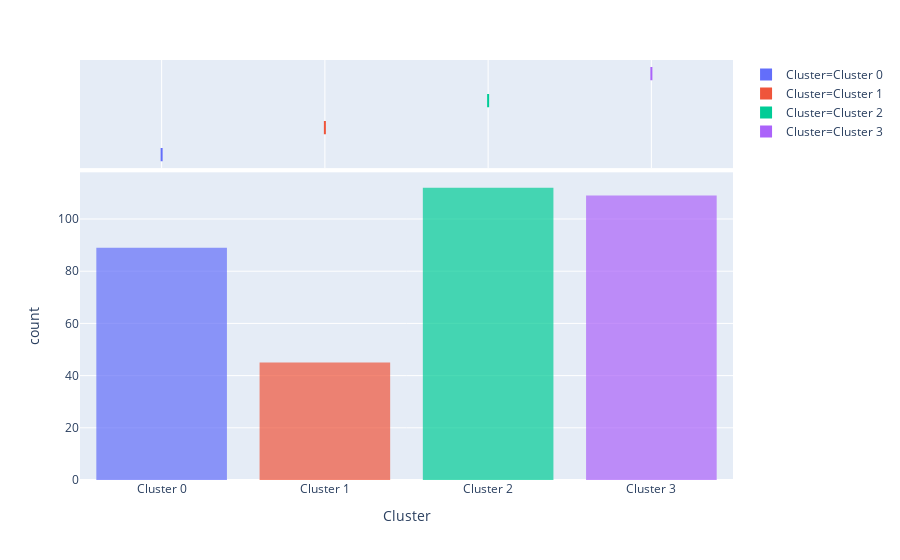

Notebook code for this chart:
### Code cell
plot_model(kmeans, plot = 'distribution')

### Figure 1 — Plotly figure (JSON) as saved in the notebook; plotly's stock layout.template omitted (floating-point values rounded to 4 significant figures; data arrays with more than 128 entries replaced by an {"elided": "..."} marker saying what was removed)
{"data": [{"alignmentgroup": "True", "bingroup": "x", "hoverlabel": {"namelength": 0}, "hovertemplate": "Cluster=%{x}<br>count=%{y}", "legendgroup": "Cluster=Cluster 0", "marker": {"color": "#636efa", "opacity": 0.7}, "name": "Cluster=Cluster 0", "offsetgroup": "Cluster=Cluster 0", "orientation": "v", "showlegend": true, "type": "histogram", "x": ["Cluster 0", "Cluster 0", "Cluster 0", "Cluster 0", "Cluster 0", "Cluster 0", "Cluster 0", "Cluster 0", "Cluster 0", "Cluster 0", "Cluster 0", "Cluster 0", "Cluster 0", "Cluster 0", "Cluster 0", "Cluster 0", "Cluster 0", "Cluster 0", "Cluster 0", "Cluster 0", "Cluster 0", "Cluster 0", "Cluster 0", "Cluster 0", "Cluster 0", "Cluster 0", "Cluster 0", "Cluster 0", "Cluster 0", "Cluster 0", "Cluster 0", "Cluster 0", "Cluster 0", "Cluster 0", "Cluster 0", "Cluster 0", "Cluster 0", "Cluster 0", "Cluster 0", "Cluster 0", "Cluster 0", "Cluster 0", "Cluster 0", "Cluster 0", "Cluster 0", "Cluster 0", "Cluster 0", "Cluster 0", "Cluster 0", "Cluster 0", "Cluster 0", "Cluster 0", "Cluster 0", "Cluster 0", "Cluster 0", "Cluster 0", "Cluster 0", "Cluster 0", "Cluster 0", "Cluster 0", "Cluster 0", "Cluster 0", "Cluster 0", "Cluster 0", "Cluster 0", "Cluster 0", "Cluster 0", "Cluster 0", "Cluster 0", "Cluster 0", "Cluster 0", "Cluster 0", "Cluster 0", "Cluster 0", "Cluster 0", "Cluster 0", "Cluster 0", "Cluster 0", "Cluster 0", "Cluster 0", "Cluster 0", "Cluster 0", "Cluster 0", "Cluster 0", "Cluster 0", "Cluster 0", "Cluster 0", "Cluster 0", "Cluster 0"], "xaxis": "x", "yaxis": "y"}, {"alignmentgroup": "True", "customdata": {"elided": "89x44 mixed values"}, "hoverlabel": {"namelength": 0}, "hovertemplate": "Cluster=%{customdata[43]}<br>malignant=%{customdata[0]}<br>bilateral=%{customdata[1]}<br>age=%{customdata[2]}<br>month=%{customdata[3]}<br>bmi=%{customdata[4]}<br>diabetes=%{customdata[5]}<br>hypertension=%{customdata[6]}<br>surgery=%{customdata[7]}<br>smoking=%{customdata[8]}<br>family=%{customdata[9]}<br>menarche=%{customdata[10]}<br>menopause=%{customdata[11]}<br>miscarriage=%{customdata[12]}<br>pregnancy=%{customdata[13]}<br>childbearing=%{customdata[14]}<br>nd_blood=%{customdata[15]}<br>nd_milk=%{customdata[16]}<br>nd_serous=%{customdata[17]}<br>nd_change=%{customdata[18]}<br>nd_number=%{customdata[19]}<br>nd_mass=%{customdata[20]}<br>nd_position=%{customdata[21]}<br>nd_distance=%{customdata[22]}<br>nd_shape=%{customdata[23]}<br>nd_surface=%{customdata[24]}<br>nd_dispersion=%{customdata[25]}<br>nd_quantity=%{customdata[26]}<br>nd_distribution=%{customdata[27]}<br>nd_retraction=%{customdata[28]}<br>nd_appearance=%{customdata[29]}<br>us_ductectasia=%{customdata[30]}<br>us_intramass=%{customdata[31]}<br>us_cysmass=%{customdata[32]}<br>us_mass=%{customdata[33]}<br>us_size=%{customdata[34]}<br>us_position=%{customdata[35]}<br>us_distance=%{customdata[36]}<br>us_shape=%{customdata[37]}<br>us_boundary=%{customdata[38]}<br>us_bloodflow=%{customdata[39]}<br>us_calcification=%{customdata[40]}<br>us_birads=%{customdata[41]}<br>xray=%{customdata[42]}", "legendgroup": "Cluster=Cluster 0", "marker": {"color": "#636efa"}, "name": "Cluster=Cluster 0", "notched": true, "offsetgroup": "Cluster=Cluster 0", "showlegend": false, "type": "box", "x": ["Cluster 0", "Cluster 0", "Cluster 0", "Cluster 0", "Cluster 0", "Cluster 0", "Cluster 0", "Cluster 0", "Cluster 0", "Cluster 0", "Cluster 0", "Cluster 0", "Cluster 0", "Cluster 0", "Cluster 0", "Cluster 0", "Cluster 0", "Cluster 0", "Cluster 0", "Cluster 0", "Cluster 0", "Cluster 0", "Cluster 0", "Cluster 0", "Cluster 0", "Cluster 0", "Cluster 0", "Cluster 0", "Cluster 0", "Cluster 0", "Cluster 0", "Cluster 0", "Cluster 0", "Cluster 0", "Cluster 0", "Cluster 0", "Cluster 0", "Cluster 0", "Cluster 0", "Cluster 0", "Cluster 0", "Cluster 0", "Cluster 0", "Cluster 0", "Cluster 0", "Cluster 0", "Cluster 0", "Cluster 0", "Cluster 0", "Cluster 0", "Cluster 0", "Cluster 0", "Cluster 0", "Cluster 0", "Cluster 0", "Cluster 0", "Cluster 0", "Cluster 0", "Cluster 0", "Cluster 0", "Cluster 0", "Cluster 0", "Cluster 0", "Cluster 0", "Cluster 0", "Cluster 0", "Cluster 0", "Cluster 0", "Cluster 0", "Cluster 0", "Cluster 0", "Cluster 0", "Cluster 0", "Cluster 0", "Cluster 0", "Cluster 0", "Cluster 0", "Cluster 0", "Cluster 0", "Cluster 0", "Cluster 0", "Cluster 0", "Cluster 0", "Cluster 0", "Cluster 0", "Cluster 0", "Cluster 0", "Cluster 0", "Cluster 0"], "xaxis": "x2", "yaxis": "y2"}, {"alignmentgroup": "True", "bingroup": "x", "hoverlabel": {"namelength": 0}, "hovertemplate": "Cluster=%{x}<br>count=%{y}", "legendgroup": "Cluster=Cluster 1", "marker": {"color": "#EF553B", "opacity": 0.7}, "name": "Cluster=Cluster 1", "offsetgroup": "Cluster=Cluster 1", "orientation": "v", "showlegend": true, "type": "histogram", "x": ["Cluster 1", "Cluster 1", "Cluster 1", "Cluster 1", "Cluster 1", "Cluster 1", "Cluster 1", "Cluster 1", "Cluster 1", "Cluster 1", "Cluster 1", "Cluster 1", "Cluster 1", "Cluster 1", "Cluster 1", "Cluster 1", "Cluster 1", "Cluster 1", "Cluster 1", "Cluster 1", "Cluster 1", "Cluster 1", "Cluster 1", "Cluster 1", "Cluster 1", "Cluster 1", "Cluster 1", "Cluster 1", "Cluster 1", "Cluster 1", "Cluster 1", "Cluster 1", "Cluster 1", "Cluster 1", "Cluster 1", "Cluster 1", "Cluster 1", "Cluster 1", "Cluster 1", "Cluster 1", "Cluster 1", "Cluster 1", "Cluster 1", "Cluster 1", "Cluster 1"], "xaxis": "x", "yaxis": "y"}, {"alignmentgroup": "True", "customdata": {"elided": "45x44 mixed values"}, "hoverlabel": {"namelength": 0}, "hovertemplate": "Cluster=%{customdata[43]}<br>malignant=%{customdata[0]}<br>bilateral=%{customdata[1]}<br>age=%{customdata[2]}<br>month=%{customdata[3]}<br>bmi=%{customdata[4]}<br>diabetes=%{customdata[5]}<br>hypertension=%{customdata[6]}<br>surgery=%{customdata[7]}<br>smoking=%{customdata[8]}<br>family=%{customdata[9]}<br>menarche=%{customdata[10]}<br>menopause=%{customdata[11]}<br>miscarriage=%{customdata[12]}<br>pregnancy=%{customdata[13]}<br>childbearing=%{customdata[14]}<br>nd_blood=%{customdata[15]}<br>nd_milk=%{customdata[16]}<br>nd_serous=%{customdata[17]}<br>nd_change=%{customdata[18]}<br>nd_number=%{customdata[19]}<br>nd_mass=%{customdata[20]}<br>nd_position=%{customdata[21]}<br>nd_distance=%{customdata[22]}<br>nd_shape=%{customdata[23]}<br>nd_surface=%{customdata[24]}<br>nd_dispersion=%{customdata[25]}<br>nd_quantity=%{customdata[26]}<br>nd_distribution=%{customdata[27]}<br>nd_retraction=%{customdata[28]}<br>nd_appearance=%{customdata[29]}<br>us_ductectasia=%{customdata[30]}<br>us_intramass=%{customdata[31]}<br>us_cysmass=%{customdata[32]}<br>us_mass=%{customdata[33]}<br>us_size=%{customdata[34]}<br>us_position=%{customdata[35]}<br>us_distance=%{customdata[36]}<br>us_shape=%{customdata[37]}<br>us_boundary=%{customdata[38]}<br>us_bloodflow=%{customdata[39]}<br>us_calcification=%{customdata[40]}<br>us_birads=%{customdata[41]}<br>xray=%{customdata[42]}", "legendgroup": "Cluster=Cluster 1", "marker": {"color": "#EF553B"}, "name": "Cluster=Cluster 1", "notched": true, "offsetgroup": "Cluster=Cluster 1", "showlegend": false, "type": "box", "x": ["Cluster 1", "Cluster 1", "Cluster 1", "Cluster 1", "Cluster 1", "Cluster 1", "Cluster 1", "Cluster 1", "Cluster 1", "Cluster 1", "Cluster 1", "Cluster 1", "Cluster 1", "Cluster 1", "Cluster 1", "Cluster 1", "Cluster 1", "Cluster 1", "Cluster 1", "Cluster 1", "Cluster 1", "Cluster 1", "Cluster 1", "Cluster 1", "Cluster 1", "Cluster 1", "Cluster 1", "Cluster 1", "Cluster 1", "Cluster 1", "Cluster 1", "Cluster 1", "Cluster 1", "Cluster 1", "Cluster 1", "Cluster 1", "Cluster 1", "Cluster 1", "Cluster 1", "Cluster 1", "Cluster 1", "Cluster 1", "Cluster 1", "Cluster 1", "Cluster 1"], "xaxis": "x2", "yaxis": "y2"}, {"alignmentgroup": "True", "bingroup": "x", "hoverlabel": {"namelength": 0}, "hovertemplate": "Cluster=%{x}<br>count=%{y}", "legendgroup": "Cluster=Cluster 2", "marker": {"color": "#00cc96", "opacity": 0.7}, "name": "Cluster=Cluster 2", "offsetgroup": "Cluster=Cluster 2", "orientation": "v", "showlegend": true, "type": "histogram", "x": ["Cluster 2", "Cluster 2", "Cluster 2", "Cluster 2", "Cluster 2", "Cluster 2", "Cluster 2", "Cluster 2", "Cluster 2", "Cluster 2", "Cluster 2", "Cluster 2", "Cluster 2", "Cluster 2", "Cluster 2", "Cluster 2", "Cluster 2", "Cluster 2", "Cluster 2", "Cluster 2", "Cluster 2", "Cluster 2", "Cluster 2", "Cluster 2", "Cluster 2", "Cluster 2", "Cluster 2", "Cluster 2", "Cluster 2", "Cluster 2", "Cluster 2", "Cluster 2", "Cluster 2", "Cluster 2", "Cluster 2", "Cluster 2", "Cluster 2", "Cluster 2", "Cluster 2", "Cluster 2", "Cluster 2", "Cluster 2", "Cluster 2", "Cluster 2", "Cluster 2", "Cluster 2", "Cluster 2", "Cluster 2", "Cluster 2", "Cluster 2", "Cluster 2", "Cluster 2", "Cluster 2", "Cluster 2", "Cluster 2", "Cluster 2", "Cluster 2", "Cluster 2", "Cluster 2", "Cluster 2", "Cluster 2", "Cluster 2", "Cluster 2", "Cluster 2", "Cluster 2", "Cluster 2", "Cluster 2", "Cluster 2", "Cluster 2", "Cluster 2", "Cluster 2", "Cluster 2", "Cluster 2", "Cluster 2", "Cluster 2", "Cluster 2", "Cluster 2", "Cluster 2", "Cluster 2", "Cluster 2", "Cluster 2", "Cluster 2", "Cluster 2", "Cluster 2", "Cluster 2", "Cluster 2", "Cluster 2", "Cluster 2", "Cluster 2", "Cluster 2", "Cluster 2", "Cluster 2", "Cluster 2", "Cluster 2", "Cluster 2", "Cluster 2", "Cluster 2", "Cluster 2", "Cluster 2", "Cluster 2", "Cluster 2", "Cluster 2", "Cluster 2", "Cluster 2", "Cluster 2", "Cluster 2", "Cluster 2", "Cluster 2", "Cluster 2", "Cluster 2", "Cluster 2", "Cluster 2"], "xaxis": "x", "yaxis": "y"}, {"alignmentgroup": "True", "customdata": {"elided": "112x44 mixed values"}, "hoverlabel": {"namelength": 0}, "hovertemplate": "Cluster=%{customdata[43]}<br>malignant=%{customdata[0]}<br>bilateral=%{customdata[1]}<br>age=%{customdata[2]}<br>month=%{customdata[3]}<br>bmi=%{customdata[4]}<br>diabetes=%{customdata[5]}<br>hypertension=%{customdata[6]}<br>surgery=%{customdata[7]}<br>smoking=%{customdata[8]}<br>family=%{customdata[9]}<br>menarche=%{customdata[10]}<br>menopause=%{customdata[11]}<br>miscarriage=%{customdata[12]}<br>pregnancy=%{customdata[13]}<br>childbearing=%{customdata[14]}<br>nd_blood=%{customdata[15]}<br>nd_milk=%{customdata[16]}<br>nd_serous=%{customdata[17]}<br>nd_change=%{customdata[18]}<br>nd_number=%{customdata[19]}<br>nd_mass=%{customdata[20]}<br>nd_position=%{customdata[21]}<br>nd_distance=%{customdata[22]}<br>nd_shape=%{customdata[23]}<br>nd_surface=%{customdata[24]}<br>nd_dispersion=%{customdata[25]}<br>nd_quantity=%{customdata[26]}<br>nd_distribution=%{customdata[27]}<br>nd_retraction=%{customdata[28]}<br>nd_appearance=%{customdata[29]}<br>us_ductectasia=%{customdata[30]}<br>us_intramass=%{customdata[31]}<br>us_cysmass=%{customdata[32]}<br>us_mass=%{customdata[33]}<br>us_size=%{customdata[34]}<br>us_position=%{customdata[35]}<br>us_distance=%{customdata[36]}<br>us_shape=%{customdata[37]}<br>us_boundary=%{customdata[38]}<br>us_bloodflow=%{customdata[39]}<br>us_calcification=%{customdata[40]}<br>us_birads=%{customdata[41]}<br>xray=%{customdata[42]}", "legendgroup": "Cluster=Cluster 2", "marker": {"color": "#00cc96"}, "name": "Cluster=Cluster 2", "notched": true, "offsetgroup": "Cluster=Cluster 2", "showlegend": false, "type": "box", "x": ["Cluster 2", "Cluster 2", "Cluster 2", "Cluster 2", "Cluster 2", "Cluster 2", "Cluster 2", "Cluster 2", "Cluster 2", "Cluster 2", "Cluster 2", "Cluster 2", "Cluster 2", "Cluster 2", "Cluster 2", "Cluster 2", "Cluster 2", "Cluster 2", "Cluster 2", "Cluster 2", "Cluster 2", "Cluster 2", "Cluster 2", "Cluster 2", "Cluster 2", "Cluster 2", "Cluster 2", "Cluster 2", "Cluster 2", "Cluster 2", "Cluster 2", "Cluster 2", "Cluster 2", "Cluster 2", "Cluster 2", "Cluster 2", "Cluster 2", "Cluster 2", "Cluster 2", "Cluster 2", "Cluster 2", "Cluster 2", "Cluster 2", "Cluster 2", "Cluster 2", "Cluster 2", "Cluster 2", "Cluster 2", "Cluster 2", "Cluster 2", "Cluster 2", "Cluster 2", "Cluster 2", "Cluster 2", "Cluster 2", "Cluster 2", "Cluster 2", "Cluster 2", "Cluster 2", "Cluster 2", "Cluster 2", "Cluster 2", "Cluster 2", "Cluster 2", "Cluster 2", "Cluster 2", "Cluster 2", "Cluster 2", "Cluster 2", "Cluster 2", "Cluster 2", "Cluster 2", "Cluster 2", "Cluster 2", "Cluster 2", "Cluster 2", "Cluster 2", "Cluster 2", "Cluster 2", "Cluster 2", "Cluster 2", "Cluster 2", "Cluster 2", "Cluster 2", "Cluster 2", "Cluster 2", "Cluster 2", "Cluster 2", "Cluster 2", "Cluster 2", "Cluster 2", "Cluster 2", "Cluster 2", "Cluster 2", "Cluster 2", "Cluster 2", "Cluster 2", "Cluster 2", "Cluster 2", "Cluster 2", "Cluster 2", "Cluster 2", "Cluster 2", "Cluster 2", "Cluster 2", "Cluster 2", "Cluster 2", "Cluster 2", "Cluster 2", "Cluster 2", "Cluster 2", "Cluster 2"], "xaxis": "x2", "yaxis": "y2"}, {"alignmentgroup": "True", "bingroup": "x", "hoverlabel": {"namelength": 0}, "hovertemplate": "Cluster=%{x}<br>count=%{y}", "legendgroup": "Cluster=Cluster 3", "marker": {"color": "#ab63fa", "opacity": 0.7}, "name": "Cluster=Cluster 3", "offsetgroup": "Cluster=Cluster 3", "orientation": "v", "showlegend": true, "type": "histogram", "x": ["Cluster 3", "Cluster 3", "Cluster 3", "Cluster 3", "Cluster 3", "Cluster 3", "Cluster 3", "Cluster 3", "Cluster 3", "Cluster 3", "Cluster 3", "Cluster 3", "Cluster 3", "Cluster 3", "Cluster 3", "Cluster 3", "Cluster 3", "Cluster 3", "Cluster 3", "Cluster 3", "Cluster 3", "Cluster 3", "Cluster 3", "Cluster 3", "Cluster 3", "Cluster 3", "Cluster 3", "Cluster 3", "Cluster 3", "Cluster 3", "Cluster 3", "Cluster 3", "Cluster 3", "Cluster 3", "Cluster 3", "Cluster 3", "Cluster 3", "Cluster 3", "Cluster 3", "Cluster 3", "Cluster 3", "Cluster 3", "Cluster 3", "Cluster 3", "Cluster 3", "Cluster 3", "Cluster 3", "Cluster 3", "Cluster 3", "Cluster 3", "Cluster 3", "Cluster 3", "Cluster 3", "Cluster 3", "Cluster 3", "Cluster 3", "Cluster 3", "Cluster 3", "Cluster 3", "Cluster 3", "Cluster 3", "Cluster 3", "Cluster 3", "Cluster 3", "Cluster 3", "Cluster 3", "Cluster 3", "Cluster 3", "Cluster 3", "Cluster 3", "Cluster 3", "Cluster 3", "Cluster 3", "Cluster 3", "Cluster 3", "Cluster 3", "Cluster 3", "Cluster 3", "Cluster 3", "Cluster 3", "Cluster 3", "Cluster 3", "Cluster 3", "Cluster 3", "Cluster 3", "Cluster 3", "Cluster 3", "Cluster 3", "Cluster 3", "Cluster 3", "Cluster 3", "Cluster 3", "Cluster 3", "Cluster 3", "Cluster 3", "Cluster 3", "Cluster 3", "Cluster 3", "Cluster 3", "Cluster 3", "Cluster 3", "Cluster 3", "Cluster 3", "Cluster 3", "Cluster 3", "Cluster 3", "Cluster 3", "Cluster 3", "Cluster 3"], "xaxis": "x", "yaxis": "y"}, {"alignmentgroup": "True", "customdata": {"elided": "109x44 mixed values"}, "hoverlabel": {"namelength": 0}, "hovertemplate": "Cluster=%{customdata[43]}<br>malignant=%{customdata[0]}<br>bilateral=%{customdata[1]}<br>age=%{customdata[2]}<br>month=%{customdata[3]}<br>bmi=%{customdata[4]}<br>diabetes=%{customdata[5]}<br>hypertension=%{customdata[6]}<br>surgery=%{customdata[7]}<br>smoking=%{customdata[8]}<br>family=%{customdata[9]}<br>menarche=%{customdata[10]}<br>menopause=%{customdata[11]}<br>miscarriage=%{customdata[12]}<br>pregnancy=%{customdata[13]}<br>childbearing=%{customdata[14]}<br>nd_blood=%{customdata[15]}<br>nd_milk=%{customdata[16]}<br>nd_serous=%{customdata[17]}<br>nd_change=%{customdata[18]}<br>nd_number=%{customdata[19]}<br>nd_mass=%{customdata[20]}<br>nd_position=%{customdata[21]}<br>nd_distance=%{customdata[22]}<br>nd_shape=%{customdata[23]}<br>nd_surface=%{customdata[24]}<br>nd_dispersion=%{customdata[25]}<br>nd_quantity=%{customdata[26]}<br>nd_distribution=%{customdata[27]}<br>nd_retraction=%{customdata[28]}<br>nd_appearance=%{customdata[29]}<br>us_ductectasia=%{customdata[30]}<br>us_intramass=%{customdata[31]}<br>us_cysmass=%{customdata[32]}<br>us_mass=%{customdata[33]}<br>us_size=%{customdata[34]}<br>us_position=%{customdata[35]}<br>us_distance=%{customdata[36]}<br>us_shape=%{customdata[37]}<br>us_boundary=%{customdata[38]}<br>us_bloodflow=%{customdata[39]}<br>us_calcification=%{customdata[40]}<br>us_birads=%{customdata[41]}<br>xray=%{customdata[42]}", "legendgroup": "Cluster=Cluster 3", "marker": {"color": "#ab63fa"}, "name": "Cluster=Cluster 3", "notched": true, "offsetgroup": "Cluster=Cluster 3", "showlegend": false, "type": "box", "x": ["Cluster 3", "Cluster 3", "Cluster 3", "Cluster 3", "Cluster 3", "Cluster 3", "Cluster 3", "Cluster 3", "Cluster 3", "Cluster 3", "Cluster 3", "Cluster 3", "Cluster 3", "Cluster 3", "Cluster 3", "Cluster 3", "Cluster 3", "Cluster 3", "Cluster 3", "Cluster 3", "Cluster 3", "Cluster 3", "Cluster 3", "Cluster 3", "Cluster 3", "Cluster 3", "Cluster 3", "Cluster 3", "Cluster 3", "Cluster 3", "Cluster 3", "Cluster 3", "Cluster 3", "Cluster 3", "Cluster 3", "Cluster 3", "Cluster 3", "Cluster 3", "Cluster 3", "Cluster 3", "Cluster 3", "Cluster 3", "Cluster 3", "Cluster 3", "Cluster 3", "Cluster 3", "Cluster 3", "Cluster 3", "Cluster 3", "Cluster 3", "Cluster 3", "Cluster 3", "Cluster 3", "Cluster 3", "Cluster 3", "Cluster 3", "Cluster 3", "Cluster 3", "Cluster 3", "Cluster 3", "Cluster 3", "Cluster 3", "Cluster 3", "Cluster 3", "Cluster 3", "Cluster 3", "Cluster 3", "Cluster 3", "Cluster 3", "Cluster 3", "Cluster 3", "Cluster 3", "Cluster 3", "Cluster 3", "Cluster 3", "Cluster 3", "Cluster 3", "Cluster 3", "Cluster 3", "Cluster 3", "Cluster 3", "Cluster 3", "Cluster 3", "Cluster 3", "Cluster 3", "Cluster 3", "Cluster 3", "Cluster 3", "Cluster 3", "Cluster 3", "Cluster 3", "Cluster 3", "Cluster 3", "Cluster 3", "Cluster 3", "Cluster 3", "Cluster 3", "Cluster 3", "Cluster 3", "Cluster 3", "Cluster 3", "Cluster 3", "Cluster 3", "Cluster 3", "Cluster 3", "Cluster 3", "Cluster 3", "Cluster 3", "Cluster 3"], "xaxis": "x2", "yaxis": "y2"}], "layout": {"barmode": "relative", "legend": {"tracegroupgap": 0}, "margin": {"t": 60}, "xaxis": {"anchor": "y", "categoryarray": ["Cluster 0", "Cluster 1", "Cluster 2", "Cluster 3"], "categoryorder": "array", "domain": [0, 1], "title": {"text": "Cluster"}}, "xaxis2": {"anchor": "y2", "domain": [0, 1], "matches": "x", "showgrid": true, "showticklabels": false}, "yaxis": {"anchor": "x", "domain": [0, 0.7326], "title": {"text": "count"}}, "yaxis2": {"anchor": "x2", "domain": [0.7426, 1], "matches": "y2", "showgrid": false, "showline": false, "showticklabels": false, "ticks": ""}}}
